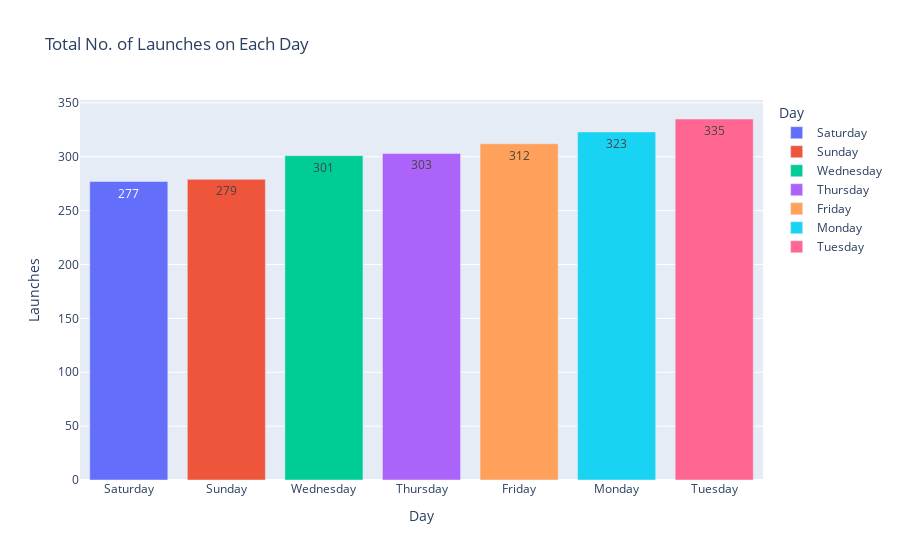

The notebook cell saved with this chart:
### Code cell
days_traffic = duckdb.sql("""
SELECT day as Day, COUNT(day) as Launches
FROM wdata
GROUP BY day 
ORDER BY Launches
""").df()

days_traffic_fig = px.bar(
    days_traffic,
    x='Day',
    y='Launches',
    title='Total No. of Launches on Each Day',
    color='Day',
    text_auto=True
)
days_traffic_fig.show()

### Figure 1 — Plotly figure (JSON) as saved in the notebook; plotly's stock layout.template omitted (floating-point values rounded to 4 significant figures)
{"data": [{"alignmentgroup": "True", "hovertemplate": "Day=%{x}<br>Launches=%{y}<extra></extra>", "legendgroup": "Saturday", "marker": {"color": "#636efa", "pattern": {"shape": ""}}, "name": "Saturday", "offsetgroup": "Saturday", "orientation": "v", "showlegend": true, "textposition": "auto", "texttemplate": "%{y}", "type": "bar", "x": ["Saturday"], "xaxis": "x", "y": [277], "yaxis": "y"}, {"alignmentgroup": "True", "hovertemplate": "Day=%{x}<br>Launches=%{y}<extra></extra>", "legendgroup": "Sunday", "marker": {"color": "#EF553B", "pattern": {"shape": ""}}, "name": "Sunday", "offsetgroup": "Sunday", "orientation": "v", "showlegend": true, "textposition": "auto", "texttemplate": "%{y}", "type": "bar", "x": ["Sunday"], "xaxis": "x", "y": [279], "yaxis": "y"}, {"alignmentgroup": "True", "hovertemplate": "Day=%{x}<br>Launches=%{y}<extra></extra>", "legendgroup": "Wednesday", "marker": {"color": "#00cc96", "pattern": {"shape": ""}}, "name": "Wednesday", "offsetgroup": "Wednesday", "orientation": "v", "showlegend": true, "textposition": "auto", "texttemplate": "%{y}", "type": "bar", "x": ["Wednesday"], "xaxis": "x", "y": [301], "yaxis": "y"}, {"alignmentgroup": "True", "hovertemplate": "Day=%{x}<br>Launches=%{y}<extra></extra>", "legendgroup": "Thursday", "marker": {"color": "#ab63fa", "pattern": {"shape": ""}}, "name": "Thursday", "offsetgroup": "Thursday", "orientation": "v", "showlegend": true, "textposition": "auto", "texttemplate": "%{y}", "type": "bar", "x": ["Thursday"], "xaxis": "x", "y": [303], "yaxis": "y"}, {"alignmentgroup": "True", "hovertemplate": "Day=%{x}<br>Launches=%{y}<extra></extra>", "legendgroup": "Friday", "marker": {"color": "#FFA15A", "pattern": {"shape": ""}}, "name": "Friday", "offsetgroup": "Friday", "orientation": "v", "showlegend": true, "textposition": "auto", "texttemplate": "%{y}", "type": "bar", "x": ["Friday"], "xaxis": "x", "y": [312], "yaxis": "y"}, {"alignmentgroup": "True", "hovertemplate": "Day=%{x}<br>Launches=%{y}<extra></extra>", "legendgroup": "Monday", "marker": {"color": "#19d3f3", "pattern": {"shape": ""}}, "name": "Monday", "offsetgroup": "Monday", "orientation": "v", "showlegend": true, "textposition": "auto", "texttemplate": "%{y}", "type": "bar", "x": ["Monday"], "xaxis": "x", "y": [323], "yaxis": "y"}, {"alignmentgroup": "True", "hovertemplate": "Day=%{x}<br>Launches=%{y}<extra></extra>", "legendgroup": "Tuesday", "marker": {"color": "#FF6692", "pattern": {"shape": ""}}, "name": "Tuesday", "offsetgroup": "Tuesday", "orientation": "v", "showlegend": true, "textposition": "auto", "texttemplate": "%{y}", "type": "bar", "x": ["Tuesday"], "xaxis": "x", "y": [335], "yaxis": "y"}], "layout": {"barmode": "relative", "legend": {"title": {"text": "Day"}, "tracegroupgap": 0}, "title": {"text": "Total No. of Launches on Each Day"}, "xaxis": {"anchor": "y", "categoryarray": ["Saturday", "Sunday", "Wednesday", "Thursday", "Friday", "Monday", "Tuesday"], "categoryorder": "array", "domain": [0, 1], "title": {"text": "Day"}}, "yaxis": {"anchor": "x", "domain": [0, 1], "title": {"text": "Launches"}}}}
